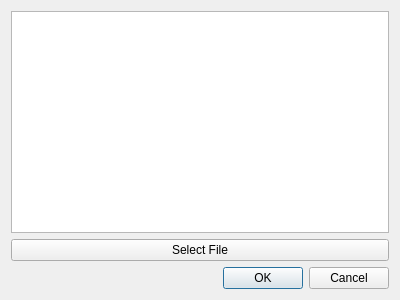
<?xml version="1.0" encoding="UTF-8"?>
<ui version="4.0">
 <class>MadCsvReader</class>
 <widget class="QDialog" name="MadCsvReader">
  <property name="geometry">
   <rect>
    <x>0</x>
    <y>0</y>
    <width>400</width>
    <height>300</height>
   </rect>
  </property>
  <property name="windowTitle">
   <string>Dialog</string>
  </property>
  <layout class="QGridLayout" name="gridLayout">
   <item row="0" column="0">
    <widget class="QTableView" name="tableView">
     <property name="font">
      <font>
       <pointsize>9</pointsize>
      </font>
     </property>
    </widget>
   </item>
   <item row="1" column="0">
    <widget class="QPushButton" name="pbSelectFile">
     <property name="text">
      <string>Select File</string>
     </property>
    </widget>
   </item>
   <item row="2" column="0">
    <widget class="QDialogButtonBox" name="buttonBox">
     <property name="orientation">
      <enum>Qt::Horizontal</enum>
     </property>
     <property name="standardButtons">
      <set>QDialogButtonBox::Cancel|QDialogButtonBox::Ok</set>
     </property>
    </widget>
   </item>
  </layout>
 </widget>
 <resources/>
 <connections>
  <connection>
   <sender>buttonBox</sender>
   <signal>accepted()</signal>
   <receiver>MadCsvReader</receiver>
   <slot>accept()</slot>
   <hints>
    <hint type="sourcelabel">
     <x>248</x>
     <y>254</y>
    </hint>
    <hint type="destinationlabel">
     <x>157</x>
     <y>274</y>
    </hint>
   </hints>
  </connection>
  <connection>
   <sender>buttonBox</sender>
   <signal>rejected()</signal>
   <receiver>MadCsvReader</receiver>
   <slot>reject()</slot>
   <hints>
    <hint type="sourcelabel">
     <x>316</x>
     <y>260</y>
    </hint>
    <hint type="destinationlabel">
     <x>286</x>
     <y>274</y>
    </hint>
   </hints>
  </connection>
 </connections>
</ui>
